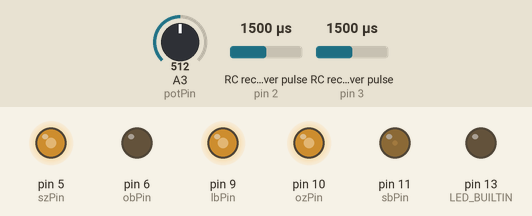
The program below on a simulated Arduino Pro Mini, built with avr-gcc and run on an emulated ATmega328P. On the bench: output pins drawn as LEDs (lit = HIGH). Wiring (inferred from the names in the program): 2 × RC receiver channel: data pin 2 / data pin 3. The test bench sets the inputs (shaded band); at power-on: RC receiver pulse (sensors on pin 2, pin 3) 1500 µs, A3 (potPin) = 512.

Above: at 1.2 s.
1.3 s: RC receiver pulse (sensor on pin 2) set to 1020 µs
At 2.2 s:
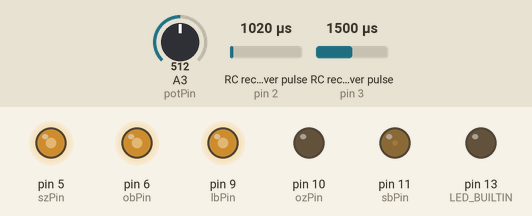
4.3 s: RC receiver pulse (sensor on pin 3) set to 1020 µs
At 5.6 s:
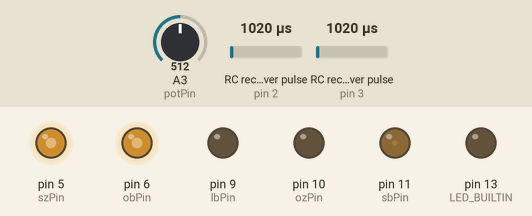
7.3 s: A3 (potPin) set to 716
At 8.7 s:
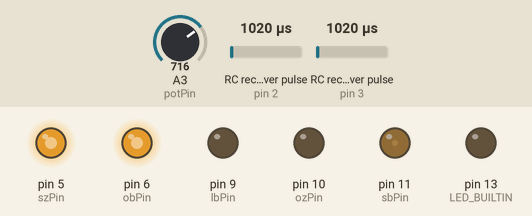
10.3 s: RC receiver pulse (sensor on pin 2) set to 1250 µs
At 11.4 s:
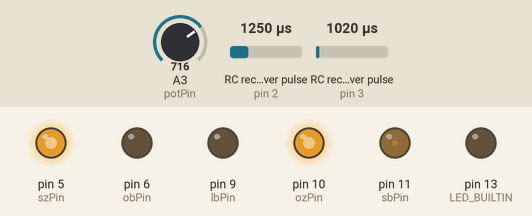
13.3 s: RC receiver pulse (sensor on pin 3) set to 1250 µs
At 14.7 s:
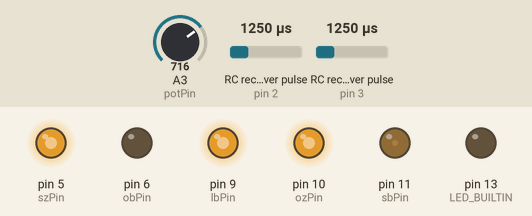
16.3 s: A3 (potPin) set to 511
At 17.1 s:
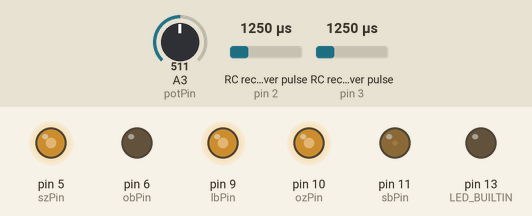
Timing chart, 0 to 20.3 s (numbered marks = the images above; inputs shaded):
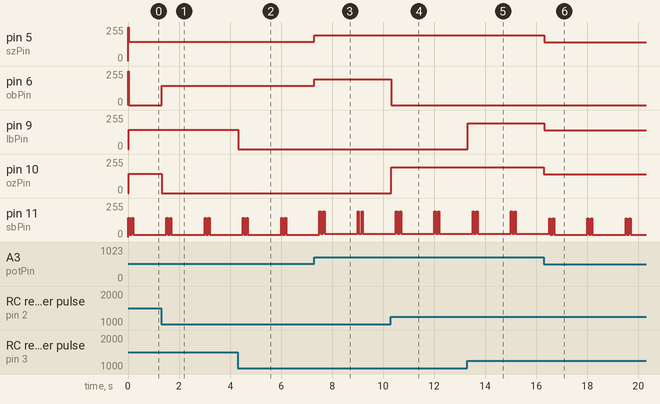

Measured:
- after the input at 1.3 s, pin 6 (obPin): 0/255 → 143/255 at once; pin 10 (ozPin): 143/255 → 0/255 at once
- after the input at 4.3 s, pin 9 (lbPin): 143/255 → 0/255 at once
- after the input at 7.3 s, pin 5 (szPin), pin 6 (obPin): 143/255 → 194/255 at once
- after the input at 10.3 s, pin 6 (obPin): 194/255 → 0/255 at once; pin 10 (ozPin): 0/255 → 194/255 at once
- after the input at 13.3 s, pin 9 (lbPin): 0/255 → 194/255 at once
- after the input at 16.3 s, pin 5 (szPin), pin 9 (lbPin), pin 10 (ozPin): 194/255 → 142/255 at once
- by itself, pin 11 (sbPin): repeats every 1.5 s: 17/255 0.10 s, 142/255 0.05 s, 17/255 1.3 s, 142/255 0.05 s

The program:

main.cpp
```cpp
#include "main.h"
// 2 channels from rc and current microcontroler does not support more
rc_c rc0(rc0Pin), rc1(rc1Pin);

// global variable for dimming all leds at once
uint ONduty = DUTY_MAX;
// variable for potentiometer read
uint potValue = POT_MAX;

sllib lbLed(lbPin);
sllib sbLed(sbPin);
sllib szLed(szPin);
sllib obLed(obPin);
sllib ozLed(ozPin);

sllib biLed(LED_BUILTIN);

void setup()
{
    attachInterrupt(digitalPinToInterrupt(rc0Pin), rc0intFunk, CHANGE);
    attachInterrupt(digitalPinToInterrupt(rc1Pin), rc1intFunk, CHANGE);

    setNonchangingLeds();
    szLed.setPWMSingle(ONduty);
    obLed.setPWMSingle(ONduty);
    // always changes brightness and updates 100% mode led
    ONduty = 2 * DUTY_MAX;
}

void loop()
{
    // updating duty for global dimming
    potValue = analogRead(potPin);
    if (abs(ONduty - potValue / 4) > DUTY_MAX / 16)
    {
        // adding something to prevent complete turn off
        ONduty = potValue / 4 + DUTY_MAX / 16;
        if (ONduty >= DUTY_MAX)
        {
            ONduty = DUTY_MAX;
            biLed.setOnSingle();
        }
        else
        {
            biLed.setOffSingle();
        }

        setNonchangingLeds();
    }

    // place to add functions for each channel form rc
    switch (rc0.sigDecode())
    {
    case 0:
        break;
    case 1:
        lbLed.setOffSingle();
        szLed.setPWMSingle(ONduty);
        break;
    case 2:
        lbLed.setPWMSingle(ONduty);
        szLed.setPWMSingle(ONduty);
        break;
    case 3:
        lbLed.setPWMSingle(ONduty);
        szLed.setPatternPWMSingle(szPattern, LENGTH(szPattern), ONduty, 0);
        break;
    default:
        break;
    }

    switch (rc1.sigDecode())
    {
    case 0:
        break;
    case 1:
        obLed.setPWMSingle(ONduty);
        ozLed.setOffSingle();
        break;
    case 2:
        obLed.setOffSingle();
        ozLed.setPWMSingle(ONduty);
        break;
    case 3:
        obLed.setOffSingle();
        ozLed.setPatternPWMSingle(ozPattern, LENGTH(ozPattern), ONduty, 0);
        break;
    default:
        break;
    }

    // needs to be called frequently to make patterns regular
    ledUpdate();
}

void ledUpdate()
{
    lbLed.update();
    sbLed.update();
    szLed.update();
    obLed.update();
    ozLed.update();
}

void rc0intFunk()
{
    rc0.intFunk();
}

void rc1intFunk()
{
    rc1.intFunk();
}

void setNonchangingLeds()
{
    sbLed.setPatternPWMSingle(sbPattern, LENGTH(sbPattern), ONduty, ONduty / 8);
}
```

main.h
```cpp
#ifndef MAIN_H
#define MAIN_H

#include <Arduino.h>
#include <singleLEDLibrary.h>

#define DUTY_MAX (UCHAR_MAX)
#define POT_MAX (1023)

typedef unsigned long ulong;
typedef unsigned int uint;

// Notacja: sbPin
// S/O/L - skrzydła, ogon, lądowania
// B/C/Z - kolor
#define rc0Pin 3
#define rc1Pin 2
#define potPin A3
#define lbPin 9
#define sbPin 11
#define szPin 5
#define obPin 6
#define ozPin 10

// paterns for patrn blinking
const int ozPattern[] = {0, 600, 300, 600},
          szPattern[] = {0, 600, 300, 600},
          sbPattern[] = {50, 100, 50, 1300};

const int pwmThreshold0 = 1200,
          pwmThreshold1 = 1800; // threshold levels for decoding 3 states of PWM

class rc_c
{
private:
    byte pin;
    byte state = 0;
    volatile uint64_t time = 0;
    volatile bool newTimeAv = false;

public:
    rc_c(byte pin) : pin(pin) {}

    // function called by interrupt and measurs pulse duration
    void intFunk();
    // returns decoded position (0-2) of rod on radio
    byte sigDecode();
};

void ledUpdate();
void setNonchangingLeds();

void rc0intFunk();
void rc1intFunk();

void rc_c::intFunk()
{
    if (digitalRead(pin) == HIGH)
    {
        // start measuring
        time = micros();
    }
    else
    {
        // stop measuring
        time = micros() - time;
        newTimeAv = true;
    }
}

byte rc_c::sigDecode()
{
    if (!newTimeAv)
        return 0;

    newTimeAv = false;
    if (time <= pwmThreshold0)
        state = 1;
    if (time > pwmThreshold0 && time <= pwmThreshold1)
        state = 2;
    if (time > pwmThreshold1)
        state = 3;
    return state;
}

#endif // MAIN_H
```
